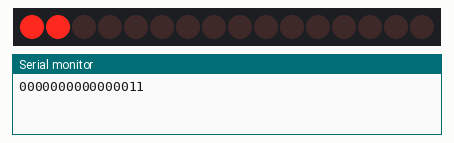
Bench run of a sketch on a simulated Arduino Uno, built with avr-gcc and run on an emulated ATmega328P. Shown: 16 shift-register outputs drawn as a row of LEDs (first output left, lit = HIGH), the last lines printed to the serial monitor. Wiring (inferred from the names in the program): 2 × shift register (74HC595): data pin 11; shift clock pin 13; latch pin 8. Wiring (inferred from the signals the program sends): row of LEDs: on Q0, Q1, Q2, Q3, Q4, Q5, Q6, Q7, Q8, Q9, Q10, Q11, Q12, Q13, Q14, Q15.

Above: at 0.2 s.
At 1.2 s:
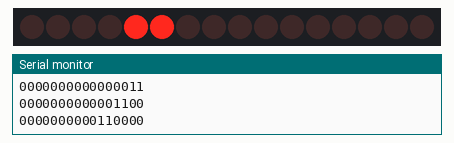
At 1.7 s:
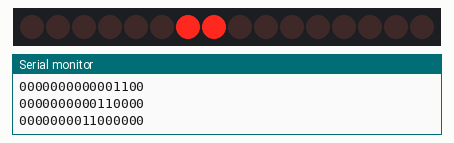
At 2.2 s:
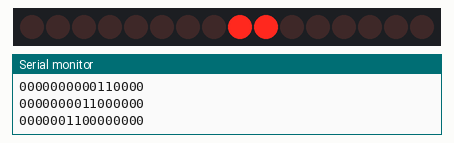
At 3.2 s:
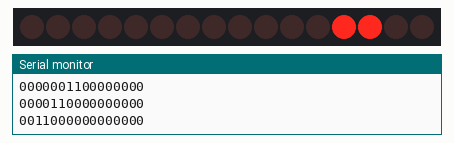
At 4.7 s:
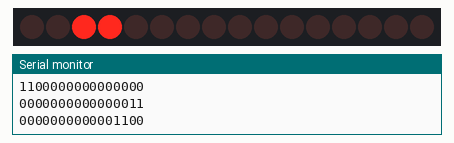
Timing chart, 0 to 5.2 s (numbered marks = the images above):
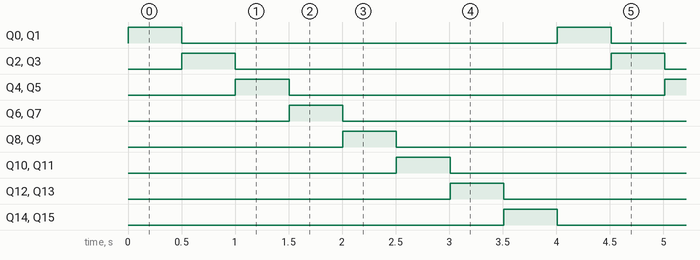

The sketch:

_2_after_2.ino
```cpp
// (licence header left out)
//Pin connected to ST_CP(12) of 74HC595
int latchPin = 8;
//Pin connected to SH_CP(11) of 74HC595,CLK od SD
int clockPin = 13;
////Pin connected to DS(14) of 74HC595,MOSI
int dataPin = 11;


//*********************************************
//                  HEADER FILES
//*********************************************
#include <SPI.h>
#include <EEPROM.h>


// Variables for holding values
byte shift1=0x00;
byte shift2=0x00;


void setup()
{
  pinMode(latchPin,OUTPUT);
  pinMode(clockPin, OUTPUT );
  pinMode(dataPin, OUTPUT );
  Serial.begin(9600);
  /*digitalWrite(latchPin,0);
    shiftOut(shift2);
    shiftOut(shift1);
    Serial.println();
    digitalWrite(latchPin,1);*/

}//  END OF SETUP

/*void loop()
{
  shift1=0xf0;
  shift2=0x00;
  digitalWrite(latchPin,0);
    shiftOut(shift2);
    shiftOut(shift1);
    Serial.println();
    digitalWrite(latchPin,1);
    delay(500);
  shift1=0x00;
  shift2=0x0f;
  digitalWrite(latchPin,0);
    shiftOut(shift2);
    shiftOut(shift1);
    Serial.println();
    digitalWrite(latchPin,1);
    delay(500);
}*/

void loop()
{
  shift1=0xC0;
  shift2=0x00;
  while(shift1!=0)
  {
    digitalWrite(latchPin,0);
    shiftOut(shift2);
    shiftOut(shift1);
    Serial.println();
    digitalWrite(latchPin,1);
    delay(500);
    shift1=shift1/4;
  }
  shift1=0x00;
  shift2=0xC0;
  while(shift2!=0)
  {
    digitalWrite(latchPin,0);
    shiftOut(shift2);
    shiftOut(shift1);
    Serial.println();
    digitalWrite(latchPin,1);
    delay(500);
    shift2=shift2/4;
  }

}//    END OF LOOP


void shiftOut(byte value)
{
  int i=0;
  int pinstate;
  digitalWrite(dataPin,0);
  digitalWrite(clockPin,0);
  for(i=0;i<8;i++)
    {
      digitalWrite(clockPin,0);
      if ( value & (1<<i) )
        {
          pinstate= 1;
        }
      else
        {
          pinstate= 0;
        }
      digitalWrite(dataPin,pinstate);
      Serial.print(pinstate);
      digitalWrite(clockPin,1);
      digitalWrite(dataPin,0);
    }
    digitalWrite(clockPin,0) ;

}//   END OF SHIFT OUT
```

Measured:
- by itself, Q0–15: alternates HIGH for 0.50 s and LOW for 3.5 s
- by itself, everything shown: repeats every 4.0 s, in 8 steps
